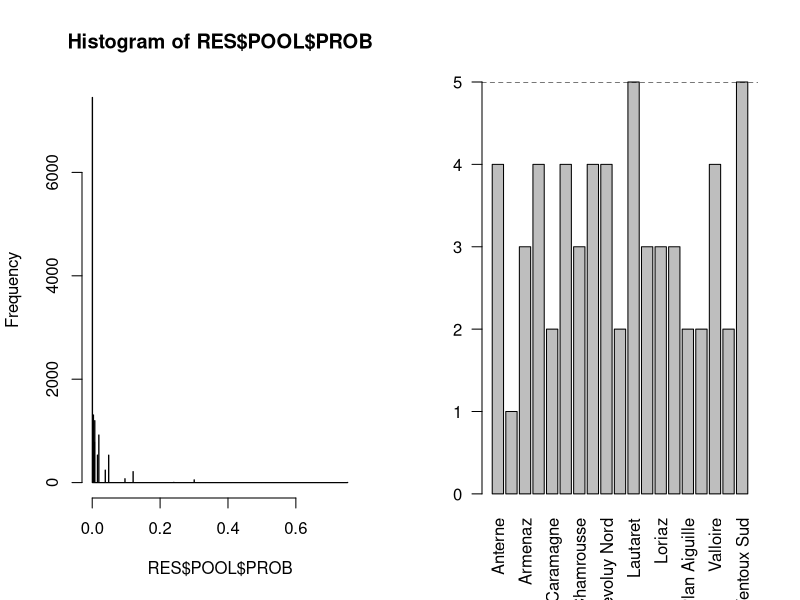
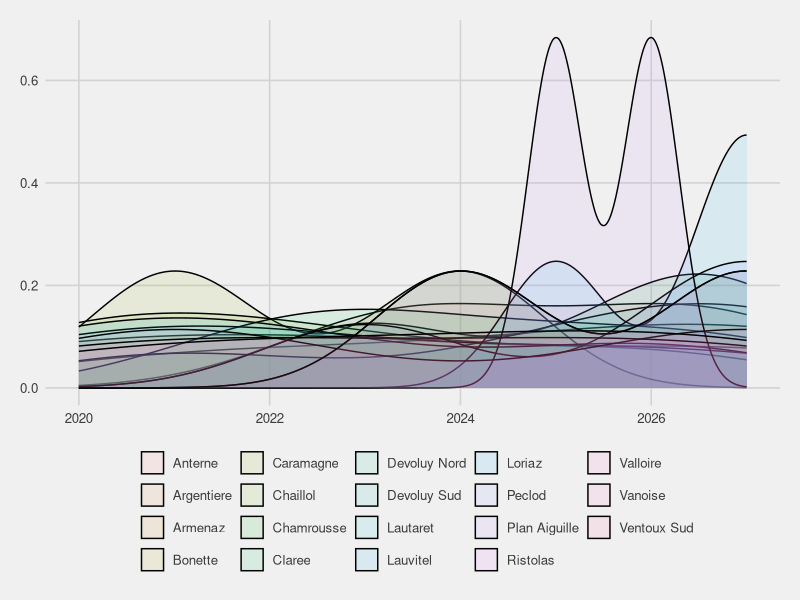
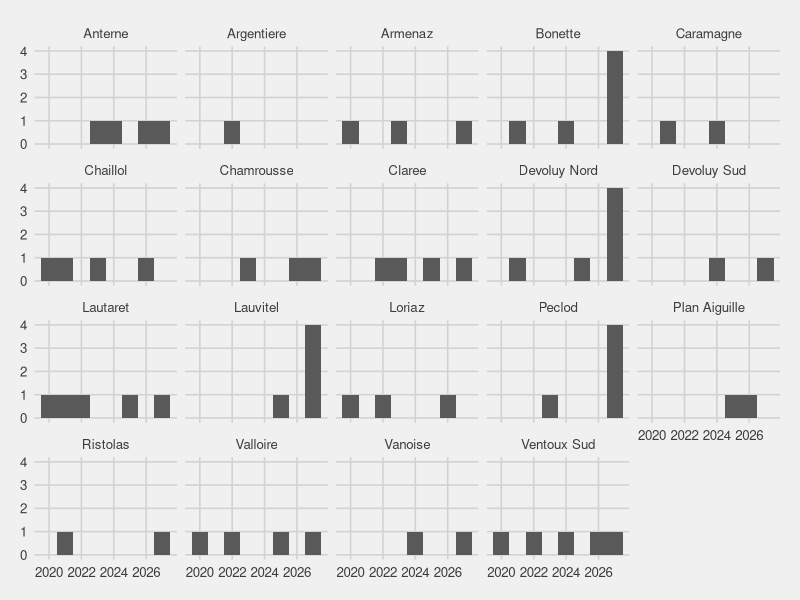

Recreate these plots in R, in order.

##' ---
##' title: R script to define ORCHAMP sampling plan
##' output:
##'   html_document:
##'     toc: true
##' ---

##' Step 1: 
##' 
##' Step 2:
##'  

rm(list=ls())

## make this document cache friendly
knitr::opts_chunk$set(cache=TRUE)

## load required libraries
library(foreach)
library(reshape2)
library(ggplot2)
library(ggthemes)

##' ###################################################################################################################################
##' # DEFINING PARAMETERS
##' ###################################################################################################################################

sites.names = c("Anterne", "Argentiere", "Armenaz", "Bonette", "Caramagne", "Chaillol", "Chamrousse",
                "Claree", "Devoluy Nord", "Devoluy Sud", "Lautaret", "Lauvitel", "Loriaz",
                "Peclod", "Plan Aiguille", "Ristolas", "Valloire", "Vanoise", "Ventoux Sud")

year.start = 2020
year.end = 2050
samp.no_sites = 6

constraint.CBNA = c("Argentiere", "Armenaz", "Caramagne", "Chamrousse",
                    "Devoluy Nord", "Devoluy Sud", "Loriaz",
                    "Peclod", "Ristolas", "Vanoise")
constraint.PNE = c("Chaillol", "Lauvitel", "Plan Aiguille")
constraint.SAJF = c("Claree", "Lautaret", "Valloire")
constraint.CBNMED = c("Ventoux Sud", "Bonette")
constraint.no_sites_max = 3
## Chaillol : plusieurs contributeurs ?

comb.sites.2 = t(combn(sites.names, 2))
comb.sites.2 = paste0(comb.sites.2[,1], "_", comb.sites.2[,2])
constraint.notTogether = comb.sites.2[grep("Anterne", comb.sites.2)[1]]


## --------------------------------------------------------------------------
## NOTHING TO CHANGE BELOW !!!
sites.no = length(sites.names)

comb.ALL = as.data.frame(t(combn(x = sites.names, m = samp.no_sites)))
colnames(comb.ALL) = paste0("SITE_", 1:ncol(comb.ALL))

## Remove combinations for number constraints
constraint.list = list(constraint.CBNA, constraint.PNE, constraint.SAJF)
for(con in constraint.list)
{
  no_sites_inConstraint = apply(comb.ALL, 1, function(x){ sum(x %in% con)})
  comb.ALL = comb.ALL[which(no_sites_inConstraint <= constraint.no_sites_max),]
}
## Remove combinations for association constraints
for(con in constraint.notTogether)
{
  con = strsplit(con, "_")[[1]]
  no_sites_inConstraint = apply(comb.ALL, 1, function(x){ sum(x %in% con)})
  comb.ALL = comb.ALL[which(no_sites_inConstraint < length(con)),]
}

comb.ALL.vec = apply(comb.ALL, 1, function(x) paste0(x, collapse = "_"))

##' ###################################################################################################################################
##' # DEFINING SAMPLING FUNCTION 
##' ###################################################################################################################################

# SEL_SITE = function(ye, pool)
# {
#   sites.sel = sample(x = pool, size = 1)
#   sites = strsplit(as.character(sites.sel), "_")[[1]]
#   res = data.frame(YEAR = ye, SITE = sites)
#   
#   if (ye < year.end)
#   {
#     tmp = foreach(mm = 4:samp.no_sites) %do%
#     {
#       combi = as.data.frame(t(combn(x = sites, m = 3)))
#       colnames(combi) = paste0("SITE_", 1:ncol(combi))
#       inds = apply(combi, 1, function(x) {
#         inds = sapply(x, function(y) grep(y, comb.ALL.vec))
#         ind_inter = intersect(inds[[1]], inds[[2]])
#         ind_inter = intersect(ind_inter, inds[[3]])
#         return(ind_inter)
#       })
#       return(unique(unlist(inds)))
#     }
#     tmp = unique(unlist(tmp))
#     pool_bis = comb.ALL.vec[-tmp]
#     
#     return(rbind(res,SEL_SITE(ye + 1, pool = pool_bis)))
#   } else 
#   {
#     return(res)
#   }
# }
# 
# SEL_SITE(ye = year.end, pool = comb.ALL.vec)
# SEL_SITE(ye = year.end - 1, pool = comb.ALL.vec)
# RES = SEL_SITE(ye = year.start, pool = comb.ALL.vec)
# 
# barplot(table(RES$SITE), las = 2)
# abline(h = 5, lty = 2)
# 
# ggplot(RES, aes(YEAR, fill = SITE)) +
#   scale_fill_discrete("") +
#   geom_density(alpha = 0.1) +
#   theme_fivethirtyeight()

##' ###################################################################################################################################
##' # DEFINING SAMPLING FUNCTION 
##' ###################################################################################################################################

## Apply sampling function for each required year
FUN_SELECT_sites = function(ye, pool, samp)
{
  # cat(" ", ye)
  # cat("\n 1. Sites selection...")
  sites.sel = sample(x = pool$COMB[which(pool$AVAIL == 1)]
                     , size = 1
                     , prob = pool$PROB[which(pool$AVAIL == 1)])
  sites = strsplit(as.character(sites.sel), "_")[[1]]
  
  ## --------------------------------------------------------------------------
  ## FOR ALL AVAILABLE SITES
  # cat("\n 2. Update of site informations...")
  for(si in samp$SITE)
  {
    ind_si = which(samp$SITE == si)
    
    ## Is the site selected this year ? ---------------------------------------
    if (si %in% sites)
    {
      ## Get all the combinations in which the site is present
      ind = grep(si, pool.GLOB$COMB)
      
      ## Keep track of number of previous successive sampling : +1
      samp$NB_YEAR_SUCC[ind_si] = samp$NB_YEAR_SUCC[ind_si] + 1
      
      ## Reduce probability of sampling the site next year
      ## if the site has already been sampled for the last X successive years
      if (samp$NB_YEAR_SUCC[ind_si] >= noSuccYears)
      {
        pool$PROB[ind] = pool$PROB[ind] * prob.decrease.sampSuccYears
      } else ## Anyway, reduce probability of sampling the site next year
      {
        pool$PROB[ind] = pool$PROB[ind] * prob.decrease.sampThisYear
      }
    } else ## Otherwise -------------------------------------------------------
    {
      ## Keep track of last year of sampling : +1
      samp$LAST_YEAR[ind_si] = samp$LAST_YEAR[ind_si] + 1
      
      ## Keep track of number of previous successive sampling : 0
      samp$NB_YEAR_SUCC[ind_si] = 0
      
      ## Increase probability of sampling next year
      ## if the site has not been sampled for more than X years
      if(samp$LAST_YEAR[ind_si] > noXYears)
      {
        ind = grep(si, pool$COMB)
        pool$PROB[ind] = pool$PROB[ind] * prob.increase.sampXYears
      }
    }
  }
  
  ## --------------------------------------------------------------------------
  ## RESULTS
  res = data.frame(YEAR = ye, SITE = sites)
  setTxtProgressBar(prog.bar, year.end - ye + 1)
  
  if(ye > year.start)
  {
    # cat("\n 3. Removal of site combinations...")
    ## KEPT POSSIBILITY
    # combiToRemove = which(colSums(t(comb.ALL.bin[, sites])) >= samp.no_sites)
    # pool$AVAIL = 1
    # pool$AVAIL[combiToRemove] = 0
    
    res_bis = FUN_SELECT_sites(ye = ye - 1, pool = pool, samp = samp)
    ye = ye - 1
    tmp = rbind(res, res_bis$SEL)
    
    
    ## Evaluate results 2
    cond.freq = TRUE
    if (ye >= year.start + 5)
    {
      year.window = seq(ye - 5, ye)
      cat("\n", year.window)
      SITE_table = table(tmp$SITE[which(tmp$YEAR %in% year.window)])
      print(SITE_table[order(names(SITE_table))])
      cond.freq = (length(SITE_table) == sites.no && length(which(SITE_table >= 1)) == sites.no)
    }
    ## Evaluate results 1
    cond.num = TRUE
    if (ye == year.end - 1)
    {
      SITE_table = table(tmp$SITE)
      ref = floor((year.end - year.start) / 5)
      cat("\n", length(SITE_table))
      cat("\n", length(which(SITE_table >= ref)))
      cond.num = (length(SITE_table) == sites.no && length(which(SITE_table >= ref)) == sites.no)
    }
    
    if(cond.freq && cond.num)
    {
      assign(paste0("sauv_annee_", ye + 1)
             , value = list(SEL = rbind(res, res_bis$SEL)
                            , POOL = res_bis$POOL
                            , SAMP = res_bis$SAMP))
      save(list = paste0("sauv_annee_",ye + 1), file = paste0("SAUVEGARDE_ANNEE_", ye + 1))
      return(list(SEL = rbind(res, res_bis$SEL), POOL = res_bis$POOL, SAMP = res_bis$SAMP))
    } else
    {
      cat("\n /!\\ Certaines conditions ne sont pas remplies : redémarrage du calcul /!\\ \n")
      pool$PROB = 1
      pool$AVAIL = 1
      return(FUN_SELECT_sites(ye = year.end, pool = pool, samp = samp))
    }
  } else
  {
    return(list(SEL = res, POOL = pool, SAMP = samp))
  }
  
}

## --------------------------------------------------------------------------
## Initialize table to store for each site :
##  last year of sampling
##  number of successive sampling
samp.sites_tab = data.frame(SITE = sites.names, LAST_YEAR = 0, NB_YEAR_SUCC = 0)

## Initialize table to store each possible combination of sites
## and probability of each combination
pool.GLOB = data.frame(COMB = comb.ALL.vec
                       , PROB = rep(1, length(comb.ALL.vec))
                       , AVAIL = rep(1, length(comb.ALL.vec)))


## --------------------------------------------------------------------------

year.start = 2020
year.end = year.start + 7
samp.years = seq(year.start, year.end, 1)
samp.no_years = length(samp.years)
noXYears = 2
noSuccYears = 2
prob.increase.sampXYears = 1.25
prob.decrease.sampThisYear = 0.5
prob.decrease.sampSuccYears = 0.2

prog.bar = txtProgressBar(min = 0, max = samp.no_years, style = 3)
RES = FUN_SELECT_sites(ye = year.end, pool = pool.GLOB, samp = samp.sites_tab)








##' ###################################################################################################################################
##' ###################################################################################################################################




SITE_table = table(RES$SEL$SITE)
cond.num = (length(SITE_table) == sites.no && length(which(SITE_table >= 5)) == sites.no)

cond.freq = TRUE
for(ye in year.start:(year.end - 4))
{
  year.window = seq(ye, ye + 4)
  cat("\n", year.window)
  SITE_table = table(RES$SEL$SITE[which(RES$SEL$YEAR %in% year.window)])
  cond.freq = (length(SITE_table) == sites.no && length(which(SITE_table >= 1)) == sites.no)
  cat("\n",cond.freq)
}


dim(RES$SEL)
head(RES$POOL)

par(mfrow = c(1,2))
hist(RES$POOL$PROB, breaks= 1000)
barplot(table(RES$SEL$SITE), las = 2)
abline(h = 5, lty = 2)

ggplot(RES$SEL, aes(YEAR, fill = SITE)) +
  scale_fill_discrete("") +
  geom_density(alpha = 0.1) +
  theme_fivethirtyeight()


TMP = expand.grid(SITE = sites.names, YEAR = samp.years)
TMP = merge(TMP, data.frame(RES$SEL, SAMP = 1), by = c("SITE","YEAR"), all.x = T)
TMP$SAMP[which(is.na(TMP$SAMP))] = 0

TMP.split = split(TMP, TMP$SITE)
TMP.split = foreach(x = TMP.split, .combine = "rbind") %do%
{
  x$YEAR_prev = x$YEAR
  for(i in 1:nrow(x))
  {
    if(x$SAMP[i] == 0)
    {
      x$YEAR_prev[i] = max(year.start, x$YEAR_prev[i-1])
    }
  }
  x$DIFF_YEAR = c(NA, x$YEAR_prev[2:nrow(x)] - x$YEAR_prev[1:(nrow(x)-1)])
  return(x[, c("SITE", "YEAR", "DIFF_YEAR")])
}

TMP = merge(TMP, TMP.split, by = c("SITE","YEAR"))

# # colFunc = colorRampPalette(c('#fee0d2','#fcbba1','#fc9272','#fb6a4a','#ef3b2c','#cb181d','#a50f15','#67000d'))
# colFunc = colorRampPalette(c('#238b45','#41ab5d','#74c476','#a1d99b','#fee0d2','#fcbba1','#fc9272','#fb6a4a','#ef3b2c'))
# colFunc_n = colFunc(max(TMP$DIFF_YEAR, na.rm = T)+1)
# TMP$DIFF_YEAR = colFunc_n[TMP$DIFF_YEAR + 1]

ggplot(TMP, aes(YEAR, alpha = factor(SAMP))) +#, fill = DIFF_YEAR)) +
  scale_alpha_discrete(guide = F, range = c(0,1)) +
  scale_fill_identity() +
  geom_bar(width = 1) +
  facet_wrap(~SITE) +
  theme_fivethirtyeight()

# 
# # ggplot(TMP, aes(x = YEAR, y = SAMP, color = SITE)) +
# #   scale_fill_discrete("") +
# #   geom_line() +
# #   theme_fivethirtyeight()
# # 
# # ggplot(TMP, aes(x = YEAR, y = SAMP, color = SITE)) +
# #   scale_fill_discrete("") +
# #   geom_line() +
# #   theme_fivethirtyeight()
# 
# ## --------------------------------------------------------------------------
# # library(profmem)
# # library(lineprof)
# # 
# # samp.sites_tab = data.frame(SITE = sites.names, LAST_YEAR = 0, NB_YEAR_SUCC = 0)
# # pool.GLOB = data.frame(COMB = comb.ALL.vec, PROB = rep(1, length(comb.ALL.vec)))
# # # RES = profmem(FUN_SELECT_sites(ye = year.start, pool = pool.GLOB))
# # # total(RES)
# # RES = lineprof(FUN_SELECT_sites(ye = year.start, pool = pool.GLOB))
# # write.table(RES, file = "PROFMEM_ORCHAMP.txt")
# 
# 
# 
## --------------------------------------------------------------------------
